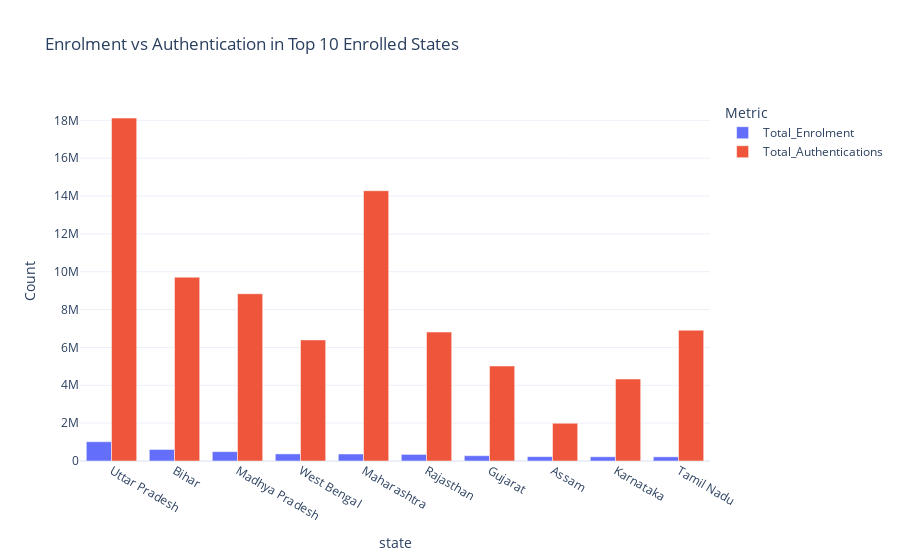

This figure's notebook cell:
### Markdown cell above
## 3.2 Enrolment vs Authentication Volume
Comparing the raw usage volume against the enrolled base.

### Code cell
# Plot for a subset of large states to avoid clutter
# We pick top 10 by enrolment volume
top_states = df_master.nlargest(10, 'Total_Enrolment')

top_states_melt = top_states.melt(id_vars='state', 
                                  value_vars=['Total_Enrolment', 'Total_Authentications'], 
                                  var_name='Metric', value_name='Count')

fig = px.bar(top_states_melt, x='state', y='Count', color='Metric', 
             barmode='group',
             title="Enrolment vs Authentication in Top 10 Enrolled States")
fig.show()

### Figure 1 — Plotly figure (JSON) as saved in the notebook; plotly's stock layout.template omitted (floating-point values rounded to 4 significant figures)
{"data": [{"alignmentgroup": "True", "hovertemplate": "Metric=Total_Enrolment<br>state=%{x}<br>Count=%{y}<extra></extra>", "legendgroup": "Total_Enrolment", "marker": {"color": "#636efa", "pattern": {"shape": ""}}, "name": "Total_Enrolment", "offsetgroup": "Total_Enrolment", "orientation": "v", "showlegend": true, "textposition": "auto", "type": "bar", "x": ["Uttar Pradesh", "Bihar", "Madhya Pradesh", "West Bengal", "Maharashtra", "Rajasthan", "Gujarat", "Assam", "Karnataka", "Tamil Nadu"], "xaxis": "x", "y": [1019000.0, 609600.0, 494000.0, 375300.0, 369100.0, 348500.0, 280500.0, 230200.0, 223200.0, 220800.0], "yaxis": "y"}, {"alignmentgroup": "True", "hovertemplate": "Metric=Total_Authentications<br>state=%{x}<br>Count=%{y}<extra></extra>", "legendgroup": "Total_Authentications", "marker": {"color": "#EF553B", "pattern": {"shape": ""}}, "name": "Total_Authentications", "offsetgroup": "Total_Authentications", "orientation": "v", "showlegend": true, "textposition": "auto", "type": "bar", "x": ["Uttar Pradesh", "Bihar", "Madhya Pradesh", "West Bengal", "Maharashtra", "Rajasthan", "Gujarat", "Assam", "Karnataka", "Tamil Nadu"], "xaxis": "x", "y": [18120000.0, 9712000.0, 8837000.0, 6397000.0, 14280000.0, 6813000.0, 5021000.0, 1995000.0, 4331000.0, 6910000.0], "yaxis": "y"}], "layout": {"barmode": "group", "legend": {"title": {"text": "Metric"}, "tracegroupgap": 0}, "title": {"text": "Enrolment vs Authentication in Top 10 Enrolled States"}, "xaxis": {"anchor": "y", "domain": [0, 1], "title": {"text": "state"}}, "yaxis": {"anchor": "x", "domain": [0, 1], "title": {"text": "Count"}}}}
